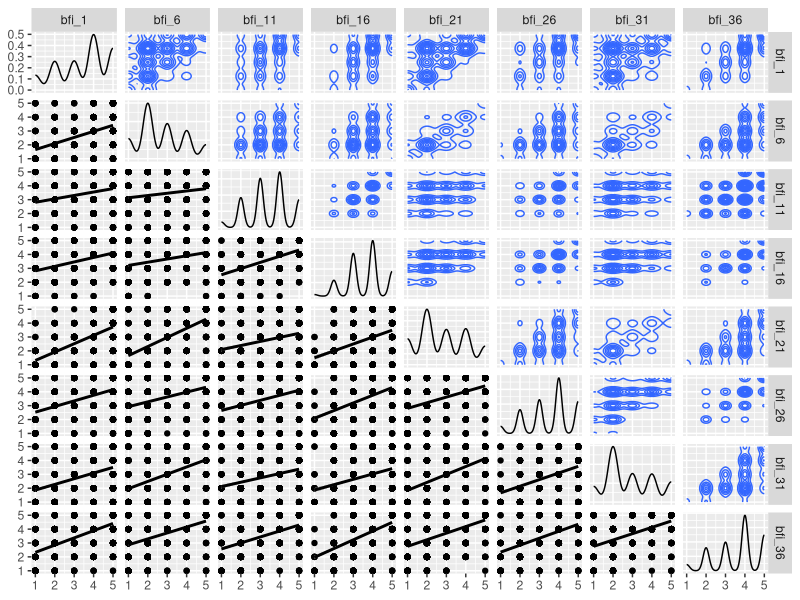
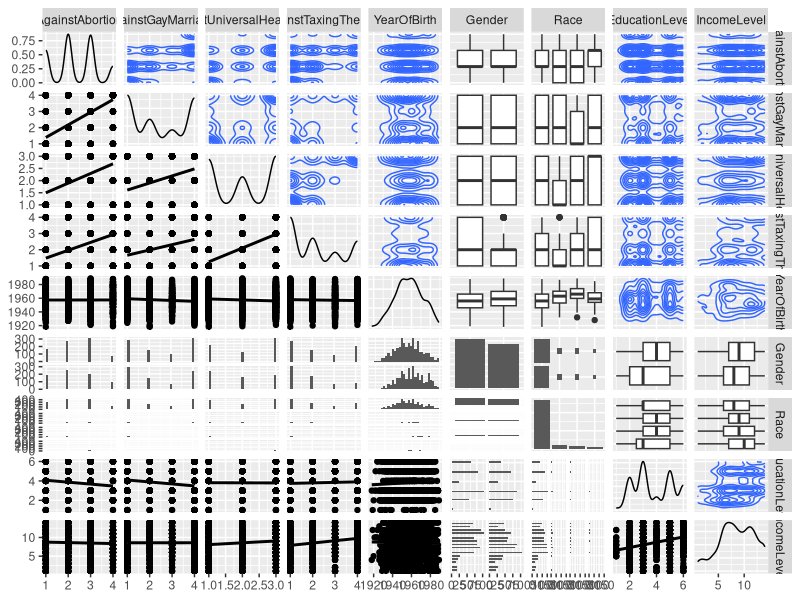
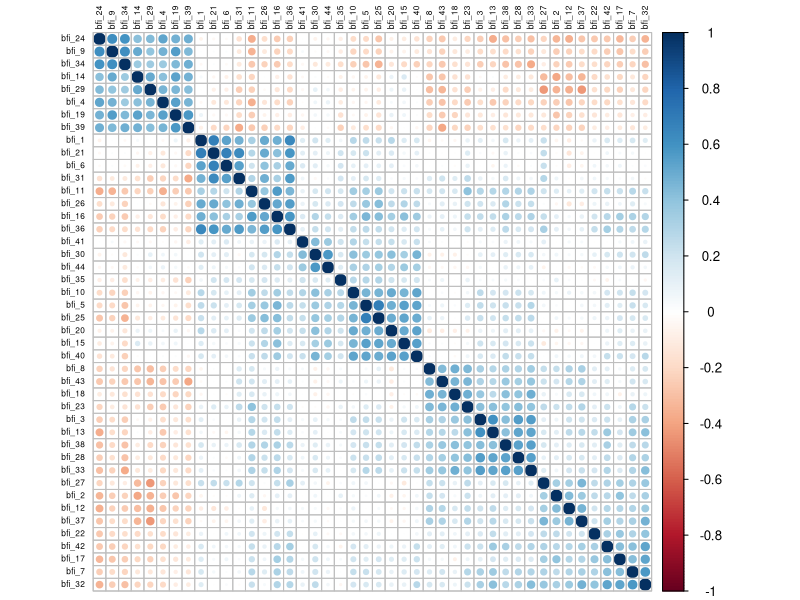

Write the R code that produced these figures, in order.
## ---- chunk 1
knitr::opts_chunk$set(echo = TRUE)
## ---- chunk 2
library(GGally)
library(corrplot)
## ---- chunk 3
bfg <- read.table( "bfg_numeric.csv", sep = "\t", header = TRUE)
bfg$Vote <- as.factor(bfg$Vote)
bfg$Gender <- as.factor(bfg$Gender)
bfg$Race <- as.factor(bfg$Race)
bfg$State <- as.factor(bfg$State)
## ---- chunk 4
ind <- c(2, 6, 21, 31, 12, 27, 37, 8, 18, 23, 43, 9, 24, 34, 35, 41) 
keys <- rep(1, 44)
keys[ind] <- -1
bfg[,1:44] <- as.data.frame(psych::reverse.code(keys, bfg[ ,1:44] , mini = 1, maxi = 5))
ord <- c(1, 6, 11, 16, 21, 26, 31, 36,
         2, 7, 12, 17, 22, 27, 32, 37, 42,
         3, 8, 13, 18, 23, 28, 33, 38, 43,
         4, 9, 14, 19, 24, 29, 34, 39,
         5, 10, 15, 20, 25, 30, 35, 40, 41, 44) 
bfg <- bfg[ , c(ord, 45:57)]
## ---- chunk 5
Extraversion <- 1:8
#Agreeableness <- 9:17
#Conscientiousness <- 18:27
#Neuroticism <- 28:34
#Openness <- 35:44
ggpairs(bfg, 
        columns = Extraversion,
        lower = list(
          continuous = 'smooth'
        ),
        upper = list(
          continuous = 'density'
        )
)

## ---- chunk 6
ggpairs(bfg, 
        columns = c(45:48, 52:56),
        lower = list(
          continuous = 'smooth'
        ),
        upper = list(
          continuous = 'density'
        )
)

## ---- chunk 7
cor_mat <- psych::polychoric(bfg[ , 1:44])
corrplot(cor_mat$rho,
         order = "hclust",
         tl.col = 'black',
         tl.cex=.5) 

